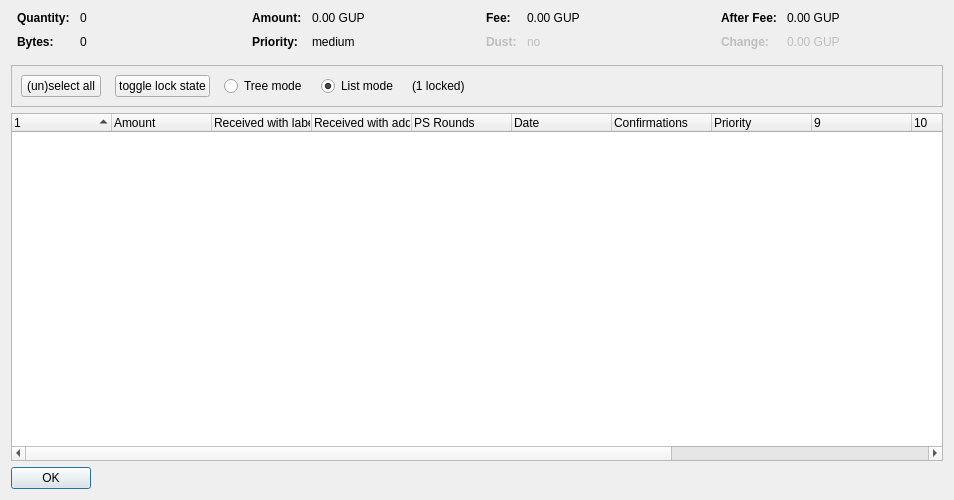
<?xml version="1.0" encoding="UTF-8"?>
<ui version="4.0">
 <class>CoinControlDialog</class>
 <widget class="QDialog" name="CoinControlDialog">
  <property name="geometry">
   <rect>
    <x>0</x>
    <y>0</y>
    <width>954</width>
    <height>500</height>
   </rect>
  </property>
  <property name="windowTitle">
   <string>Coin Selection</string>
  </property>
  <layout class="QVBoxLayout" name="verticalLayout">
   <item>
    <layout class="QHBoxLayout" name="horizontalLayoutTop" stretch="0,0,0,0">
     <property name="topMargin">
      <number>0</number>
     </property>
     <property name="bottomMargin">
      <number>10</number>
     </property>
     <item>
      <layout class="QFormLayout" name="formLayoutCoinControl1">
       <property name="horizontalSpacing">
        <number>10</number>
       </property>
       <property name="verticalSpacing">
        <number>10</number>
       </property>
       <property name="leftMargin">
        <number>6</number>
       </property>
       <property name="rightMargin">
        <number>6</number>
       </property>
       <item row="0" column="0">
        <widget class="QLabel" name="labelCoinControlQuantityText">
         <property name="font">
          <font>
           <weight>75</weight>
           <bold>true</bold>
          </font>
         </property>
         <property name="text">
          <string>Quantity:</string>
         </property>
        </widget>
       </item>
       <item row="0" column="1">
        <widget class="QLabel" name="labelCoinControlQuantity">
         <property name="cursor">
          <cursorShape>IBeamCursor</cursorShape>
         </property>
         <property name="contextMenuPolicy">
          <enum>Qt::ActionsContextMenu</enum>
         </property>
         <property name="text">
          <string notr="true">0</string>
         </property>
         <property name="textInteractionFlags">
          <set>Qt::LinksAccessibleByMouse|Qt::TextSelectableByKeyboard|Qt::TextSelectableByMouse</set>
         </property>
        </widget>
       </item>
       <item row="1" column="0">
        <widget class="QLabel" name="labelCoinControlBytesText">
         <property name="font">
          <font>
           <weight>75</weight>
           <bold>true</bold>
          </font>
         </property>
         <property name="text">
          <string>Bytes:</string>
         </property>
        </widget>
       </item>
       <item row="1" column="1">
        <widget class="QLabel" name="labelCoinControlBytes">
         <property name="cursor">
          <cursorShape>IBeamCursor</cursorShape>
         </property>
         <property name="contextMenuPolicy">
          <enum>Qt::ActionsContextMenu</enum>
         </property>
         <property name="text">
          <string notr="true">0</string>
         </property>
         <property name="textInteractionFlags">
          <set>Qt::LinksAccessibleByMouse|Qt::TextSelectableByKeyboard|Qt::TextSelectableByMouse</set>
         </property>
        </widget>
       </item>
      </layout>
     </item>
     <item>
      <layout class="QFormLayout" name="formLayoutCoinControl2">
       <property name="horizontalSpacing">
        <number>10</number>
       </property>
       <property name="verticalSpacing">
        <number>10</number>
       </property>
       <property name="leftMargin">
        <number>6</number>
       </property>
       <property name="rightMargin">
        <number>6</number>
       </property>
       <item row="0" column="0">
        <widget class="QLabel" name="labelCoinControlAmountText">
         <property name="font">
          <font>
           <weight>75</weight>
           <bold>true</bold>
          </font>
         </property>
         <property name="text">
          <string>Amount:</string>
         </property>
        </widget>
       </item>
       <item row="0" column="1">
        <widget class="QLabel" name="labelCoinControlAmount">
         <property name="cursor">
          <cursorShape>IBeamCursor</cursorShape>
         </property>
         <property name="contextMenuPolicy">
          <enum>Qt::ActionsContextMenu</enum>
         </property>
         <property name="text">
          <string notr="true">0.00 GUP</string>
         </property>
         <property name="textInteractionFlags">
          <set>Qt::LinksAccessibleByMouse|Qt::TextSelectableByKeyboard|Qt::TextSelectableByMouse</set>
         </property>
        </widget>
       </item>
       <item row="1" column="0">
        <widget class="QLabel" name="labelCoinControlPriorityText">
         <property name="font">
          <font>
           <weight>75</weight>
           <bold>true</bold>
          </font>
         </property>
         <property name="text">
          <string>Priority:</string>
         </property>
        </widget>
       </item>
       <item row="1" column="1">
        <widget class="QLabel" name="labelCoinControlPriority">
         <property name="cursor">
          <cursorShape>IBeamCursor</cursorShape>
         </property>
         <property name="contextMenuPolicy">
          <enum>Qt::ActionsContextMenu</enum>
         </property>
         <property name="text">
          <string>medium</string>
         </property>
         <property name="textInteractionFlags">
          <set>Qt::LinksAccessibleByMouse|Qt::TextSelectableByKeyboard|Qt::TextSelectableByMouse</set>
         </property>
        </widget>
       </item>
      </layout>
     </item>
     <item>
      <layout class="QFormLayout" name="formLayoutCoinControl3">
       <property name="horizontalSpacing">
        <number>10</number>
       </property>
       <property name="verticalSpacing">
        <number>10</number>
       </property>
       <property name="leftMargin">
        <number>6</number>
       </property>
       <property name="rightMargin">
        <number>6</number>
       </property>
       <item row="0" column="0">
        <widget class="QLabel" name="labelCoinControlFeeText">
         <property name="font">
          <font>
           <weight>75</weight>
           <bold>true</bold>
          </font>
         </property>
         <property name="text">
          <string>Fee:</string>
         </property>
        </widget>
       </item>
       <item row="0" column="1">
        <widget class="QLabel" name="labelCoinControlFee">
         <property name="cursor">
          <cursorShape>IBeamCursor</cursorShape>
         </property>
         <property name="contextMenuPolicy">
          <enum>Qt::ActionsContextMenu</enum>
         </property>
         <property name="text">
          <string notr="true">0.00 GUP</string>
         </property>
         <property name="textInteractionFlags">
          <set>Qt::LinksAccessibleByMouse|Qt::TextSelectableByKeyboard|Qt::TextSelectableByMouse</set>
         </property>
        </widget>
       </item>
       <item row="1" column="0">
        <widget class="QLabel" name="labelCoinControlLowOutputText">
         <property name="enabled">
          <bool>false</bool>
         </property>
         <property name="font">
          <font>
           <weight>75</weight>
           <bold>true</bold>
          </font>
         </property>
         <property name="text">
          <string>Dust:</string>
         </property>
        </widget>
       </item>
       <item row="1" column="1">
        <widget class="QLabel" name="labelCoinControlLowOutput">
         <property name="enabled">
          <bool>false</bool>
         </property>
         <property name="cursor">
          <cursorShape>IBeamCursor</cursorShape>
         </property>
         <property name="contextMenuPolicy">
          <enum>Qt::ActionsContextMenu</enum>
         </property>
         <property name="text">
          <string>no</string>
         </property>
         <property name="textInteractionFlags">
          <set>Qt::LinksAccessibleByMouse|Qt::TextSelectableByKeyboard|Qt::TextSelectableByMouse</set>
         </property>
        </widget>
       </item>
      </layout>
     </item>
     <item>
      <layout class="QFormLayout" name="formLayoutCoinControl4">
       <property name="horizontalSpacing">
        <number>10</number>
       </property>
       <property name="verticalSpacing">
        <number>10</number>
       </property>
       <property name="leftMargin">
        <number>6</number>
       </property>
       <property name="rightMargin">
        <number>6</number>
       </property>
       <item row="0" column="0">
        <widget class="QLabel" name="labelCoinControlAfterFeeText">
         <property name="font">
          <font>
           <weight>75</weight>
           <bold>true</bold>
          </font>
         </property>
         <property name="text">
          <string>After Fee:</string>
         </property>
        </widget>
       </item>
       <item row="0" column="1">
        <widget class="QLabel" name="labelCoinControlAfterFee">
         <property name="cursor">
          <cursorShape>IBeamCursor</cursorShape>
         </property>
         <property name="contextMenuPolicy">
          <enum>Qt::ActionsContextMenu</enum>
         </property>
         <property name="text">
          <string notr="true">0.00 GUP</string>
         </property>
         <property name="textInteractionFlags">
          <set>Qt::LinksAccessibleByMouse|Qt::TextSelectableByKeyboard|Qt::TextSelectableByMouse</set>
         </property>
        </widget>
       </item>
       <item row="1" column="0">
        <widget class="QLabel" name="labelCoinControlChangeText">
         <property name="enabled">
          <bool>false</bool>
         </property>
         <property name="font">
          <font>
           <weight>75</weight>
           <bold>true</bold>
          </font>
         </property>
         <property name="text">
          <string>Change:</string>
         </property>
        </widget>
       </item>
       <item row="1" column="1">
        <widget class="QLabel" name="labelCoinControlChange">
         <property name="enabled">
          <bool>false</bool>
         </property>
         <property name="cursor">
          <cursorShape>IBeamCursor</cursorShape>
         </property>
         <property name="contextMenuPolicy">
          <enum>Qt::ActionsContextMenu</enum>
         </property>
         <property name="text">
          <string notr="true">0.00 GUP</string>
         </property>
         <property name="textInteractionFlags">
          <set>Qt::LinksAccessibleByMouse|Qt::TextSelectableByKeyboard|Qt::TextSelectableByMouse</set>
         </property>
        </widget>
       </item>
      </layout>
     </item>
    </layout>
   </item>
   <item>
    <widget class="QFrame" name="frame">
     <property name="minimumSize">
      <size>
       <width>0</width>
       <height>40</height>
      </size>
     </property>
     <property name="frameShape">
      <enum>QFrame::StyledPanel</enum>
     </property>
     <property name="frameShadow">
      <enum>QFrame::Sunken</enum>
     </property>
     <layout class="QHBoxLayout" name="horizontalLayout">
      <item>
       <layout class="QHBoxLayout" name="horizontalLayoutPanel" stretch="0,0,0,0,0,0">
        <property name="spacing">
         <number>14</number>
        </property>
        <item>
         <widget class="QPushButton" name="pushButtonSelectAll">
          <property name="sizePolicy">
           <sizepolicy hsizetype="Maximum" vsizetype="Fixed">
            <horstretch>0</horstretch>
            <verstretch>0</verstretch>
           </sizepolicy>
          </property>
          <property name="text">
           <string>(un)select all</string>
          </property>
          <property name="autoDefault">
           <bool>false</bool>
          </property>
         </widget>
        </item>
        <item>
         <widget class="QPushButton" name="pushButtonToggleLock">
          <property name="sizePolicy">
           <sizepolicy hsizetype="Maximum" vsizetype="Fixed">
            <horstretch>0</horstretch>
            <verstretch>0</verstretch>
           </sizepolicy>
          </property>
          <property name="text">
           <string>toggle lock state</string>
          </property>
          <property name="autoDefault">
           <bool>false</bool>
          </property>
         </widget>
        </item>
        <item>
         <widget class="QRadioButton" name="radioTreeMode">
          <property name="sizePolicy">
           <sizepolicy hsizetype="Maximum" vsizetype="Fixed">
            <horstretch>0</horstretch>
            <verstretch>0</verstretch>
           </sizepolicy>
          </property>
          <property name="text">
           <string>Tree mode</string>
          </property>
         </widget>
        </item>
        <item>
         <widget class="QRadioButton" name="radioListMode">
          <property name="sizePolicy">
           <sizepolicy hsizetype="Maximum" vsizetype="Fixed">
            <horstretch>0</horstretch>
            <verstretch>0</verstretch>
           </sizepolicy>
          </property>
          <property name="text">
           <string>List mode</string>
          </property>
          <property name="checked">
           <bool>true</bool>
          </property>
         </widget>
        </item>
        <item>
         <widget class="QLabel" name="labelLocked">
          <property name="text">
           <string>(1 locked)</string>
          </property>
         </widget>
        </item>
        <item>
         <spacer name="horizontalSpacer">
          <property name="orientation">
           <enum>Qt::Horizontal</enum>
          </property>
          <property name="sizeHint" stdset="0">
           <size>
            <width>40</width>
            <height>20</height>
           </size>
          </property>
         </spacer>
        </item>
       </layout>
      </item>
     </layout>
    </widget>
   </item>
   <item>
    <widget class="CoinControlTreeWidget" name="treeWidget">
     <property name="contextMenuPolicy">
      <enum>Qt::CustomContextMenu</enum>
     </property>
     <property name="sortingEnabled">
      <bool>false</bool>
     </property>
     <property name="columnCount">
      <number>13</number>
     </property>
     <attribute name="headerShowSortIndicator" stdset="0">
      <bool>true</bool>
     </attribute>
     <attribute name="headerStretchLastSection">
      <bool>false</bool>
     </attribute>
     <column>
      <property name="text">
       <string/>
      </property>
     </column>
     <column>
      <property name="text">
       <string>Amount</string>
      </property>
     </column>
     <column>
      <property name="text">
       <string>Received with label</string>
      </property>
     </column>
     <column>
      <property name="text">
       <string>Received with address</string>
      </property>
     </column>
     <column>
      <property name="text">
       <string>PS Rounds</string>
      </property>
     </column>
     <column>
      <property name="text">
       <string>Date</string>
      </property>
     </column>
     <column>
      <property name="text">
       <string>Confirmations</string>
      </property>
      <property name="toolTip">
       <string>Confirmed</string>
      </property>
     </column>
     <column>
      <property name="text">
       <string>Priority</string>
      </property>
     </column>
     <column>
      <property name="text">
       <string/>
      </property>
     </column>
     <column>
      <property name="text">
       <string/>
      </property>
     </column>
     <column>
      <property name="text">
       <string/>
      </property>
     </column>
     <column>
      <property name="text">
       <string/>
      </property>
     </column>
     <column>
      <property name="text">
       <string/>
      </property>
     </column>
    </widget>
   </item>
   <item>
    <widget class="QDialogButtonBox" name="buttonBox">
     <property name="sizePolicy">
      <sizepolicy hsizetype="Maximum" vsizetype="Fixed">
       <horstretch>0</horstretch>
       <verstretch>0</verstretch>
      </sizepolicy>
     </property>
     <property name="orientation">
      <enum>Qt::Horizontal</enum>
     </property>
     <property name="standardButtons">
      <set>QDialogButtonBox::Ok</set>
     </property>
    </widget>
   </item>
  </layout>
 </widget>
 <customwidgets>
  <customwidget>
   <class>CoinControlTreeWidget</class>
   <extends>QTreeWidget</extends>
   <header>coincontroltreewidget.h</header>
  </customwidget>
 </customwidgets>
 <resources/>
 <connections/>
</ui>
